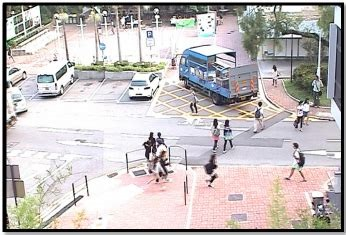
#> input picture questions/pedestrian.jpg, 346 x 235 px
$ python -i student.py   (imports and definitions only)
#> lines starting #> are read from the running program, lines starting #| are printed output that depends on the picture; after the words box and inside, x2 and y2 are one past the last pixel; in counts of white or black regions, pixels touching at a corner belong together
'''
@author: Prathmesh R Madhu.
For educational purposes only
'''
# -*- coding: utf-8 -*-
from __future__ import division

import skimage.io
import skimage.feature
import skimage.color
import skimage.transform
import skimage.util
import skimage.segmentation
import numpy as np

def generate_segments(im_orig, scale, sigma, min_size):
    """
    Task 1: Segment smallest regions by the algorithm of Felzenswalb.
    1.1. Generate the initial image mask using felzenszwalb algorithm
    1.2. Merge the image mask to the image as a 4th channel
    """
    ### YOUR CODE HERE ###
    segments_fz = skimage.segmentation.felzenszwalb( skimage.util.img_as_float(im_orig), scale=scale, sigma=sigma, min_size=min_size)
    im_orig=np.dstack((im_orig,segments_fz))
    print(im_orig.shape)

    return im_orig

def sim_colour(r1, r2):
    """
    2.1. calculate the sum of histogram intersection of colour
    """
    ### YOUR CODE HERE ###

    return sum([min(a, b) for a, b in zip(r1["colorHist"], r2["colorHist"])])


def sim_texture(r1, r2):
    """
    2.2. calculate the sum of histogram intersection of texture
    """
    ### YOUR CODE HERE ###

    return sum([min(a, b) for a, b in zip(r1["textureHist"], r2["textureHist"])])


def sim_size(r1, r2, imsize):
    """
    2.3. calculate the size similarity over the image
    """
    ### YOUR CODE HERE ###

    return 1 - (r1["size"] + r2["size"]) / imsize


def sim_fill(r1, r2, imsize):
    """
    2.4. calculate the fill similarity over the image
    """
    ### YOUR CODE HERE ###

    max_x = max(r1["max_x"], r2["max_x"])
    min_x = min(r1["min_x"], r2["min_x"])
    max_y = max(r1["max_y"], r2["max_y"])
    min_y = min(r1["min_y"], r2["min_y"])
    bbSize = (max_x - min_x) * (max_y - min_y)
    return 1 - (bbSize - r1["size"] - r2["size"]) / imsize

def calc_sim(r1, r2, imsize):
    return (sim_colour(r1, r2) + sim_texture(r1, r2)
            + sim_size(r1, r2, imsize) + sim_fill(r1, r2, imsize))

def calc_colour_hist(img):
    """
    Task 2.5.1
    calculate colour histogram for each region
    the size of output histogram will be BINS * COLOUR_CHANNELS(3)
    number of bins is 25 as same as [uijlings_ijcv2013_draft.pdf]
    extract HSV
    """
    BINS = 25
    hist = np.array([])
    ### YOUR CODE HERE ###
    for c in range(3):
        # h, _ = np.histogram(img[:, c], bins=BINS)
        # hist=np.append(hist,h)
        hist = np.concatenate(
            [hist] + [np.histogram(img[:, c], BINS, (0.0, 1.0))[0]])

    return hist/ len(img)

def calc_texture_gradient(img):
    """
    Task 2.5.2
    calculate texture gradient for entire image
    The original SelectiveSearch algorithm proposed Gaussian derivative
    for 8 orientations, but we will use LBP instead.
    output will be [height(*)][width(*)]
    Useful function: Refer to skimage.feature.local_binary_pattern documentation
    """
    ret = np.zeros((img.shape[0], img.shape[1], img.shape[2]))
    ### YOUR CODE HERE ###
    for i in range(3):
        ret[:, :, i] = skimage.feature.local_binary_pattern(img[:, :, i], P=8, R=1)
    return ret


def calc_texture_hist(img):
    """
    Task 2.5.3
    calculate texture histogram for each region
    calculate the histogram of gradient for each colours
    the size of output histogram will be
        BINS * ORIENTATIONS * COLOUR_CHANNELS(3)
    Do not forget to L1 Normalize the histogram
    """
    BINS = 10
    hist = np.array([])
    ### YOUR CODE HERE ###
    for c in range(3):
        # h, _ = np.histogram(img[:, c], bins=BINS)
        # hist=np.append(hist,h)
        hist = np.concatenate(
            [hist] + [np.histogram(img[:, c], BINS, (0.0, 1.0))[0]])
    return hist/ len(img)

def extract_regions(img):
    '''
    Task 2.5: Generate regions denoted as datastructure R
    - Convert image to hsv color map
    - Count pixel positions
    - Calculate the texture gradient
    - calculate color and texture histograms
    - Store all the necessary values in R.
    '''
    R = {}
    img_hsv=skimage.color.rgb2hsv(img[:,:,:-1])
    mask = img[:,:,-1]
    import matplotlib.pyplot as plt

    img_text = calc_texture_gradient(img[:,:,:-1])
    ### YOUR CODE HERE ###
    for i in range(np.max(mask)):
        y_all,x_all = np.where(mask==i)
        currentMask = mask==i
        R[i] = {
                    "labels": i,
                    "min_x": np.min(x_all),
                    "max_x": np.max(x_all),
                    "min_y": np.min(y_all),
                    "max_y": np.max(y_all),
                    "colorHist": calc_colour_hist(img_hsv[currentMask]),
                    "textureHist": calc_texture_hist(img_text[currentMask]),
                    "size": len(img_hsv[currentMask])
                }
    return R

def extract_neighbours(regions):

    def intersect(a, b):
        if (a["min_x"] < b["min_x"] < a["max_x"]
                and a["min_y"] < b["min_y"] < a["max_y"]) or (
            a["min_x"] < b["max_x"] < a["max_x"]
                and a["min_y"] < b["max_y"] < a["max_y"]) or (
            a["min_x"] < b["min_x"] < a["max_x"]
                and a["min_y"] < b["max_y"] < a["max_y"]) or (
            a["min_x"] < b["max_x"] < a["max_x"]
                and a["min_y"] < b["min_y"] < a["max_y"]):
            return True
        return False

    # Hint 1: List of neighbouring regions
    # Hint 2: The function intersect has been written for you and is required to check neighbours
    neighbours = []
    ### YOUR CODE HERE ###
    for r_a in regions.items():
        for r_b in regions.items():
            if intersect(r_a[1],r_b[1])and r_a[0]<r_b[0]:
                neighbours.append((r_a,r_b))
    return neighbours


def merge_regions(r1, r2):
    new_size = r1["size"] + r2["size"]
    rt = {}
    ### YOUR CODE HERE
    rt["size"] = new_size
    rt["max_x"] = max(r1["max_x"], r2["max_x"])
    rt["min_x"] = min(r1["min_x"], r2["min_x"])
    rt["max_y"] = max(r1["max_y"], r2["max_y"])
    rt["min_y"] = min(r1["min_y"], r2["min_y"])
    rt["colorHist"] = (r1["colorHist"] * r1["size"] + r2["colorHist"] * r2["size"]) / new_size
    rt["textureHist"] = (r1["textureHist"] * r1["size"] + r2["textureHist"] * r2["size"]) / new_size
    rt["labels"] = r1["labels"] + r2["labels"]
    return rt


def selective_search(image_orig, scale=1.0, sigma=0.8, min_size=50):
    '''
    Selective Search for Object Recognition" by J.R.R. Uijlings et al.
    :arg:
        image_orig: np.ndarray, Input image
        scale: int, determines the cluster size in felzenszwalb segmentation
        sigma: float, width of Gaussian kernel for felzenszwalb segmentation
        min_size: int, minimum component size for felzenszwalb segmentation

    :return:
        image: np.ndarray,
            image with region label
            region label is stored in the 4th value of each pixel [r,g,b,(region)]
        regions: array of dict
            [
                {
                    'rect': (left, top, width, height),
                    'labels': [...],
                    'size': component_size
                },
                ...
            ]
    '''

    # Checking the 3 channel of input image
    assert image_orig.shape[2] == 3, "Please use image with three channels."
    imsize = image_orig.shape[0] * image_orig.shape[1]

    # Task 1: Load image and get smallest regions. Refer to `generate_segments` function.
    image = generate_segments(image_orig, scale, sigma, min_size)

    if image is None:
        return None, {}

    # Task 2: Extracting regions from image
    # Task 2.1-2.4: Refer to functions "sim_colour", "sim_texture", "sim_size", "sim_fill"
    # Task 2.5: Refer to function "extract_regions". You would also need to fill "calc_colour_hist",
    # "calc_texture_hist" and "calc_texture_gradient" in order to finish task 2.5.
    R = extract_regions(image)

    # Task 3: Extracting neighbouring information
    # Refer to function "extract_neighbours"
    neighbours = extract_neighbours(R)

    # Calculating initial similarities
    S = {}
    for (ai, ar), (bi, br) in neighbours:
        S[(ai, bi)] = calc_sim(ar, br, imsize)

    # Hierarchical search for merging similar regions
    while S != {}:

        # Get highest similarity
        i, j = sorted(S.items(), key=lambda i: i[1])[-1][0]

        # Task 4: Merge corresponding regions. Refer to function "merge_regions"
        t = max(R.keys()) + 1.0
        R[t] = merge_regions(R[i], R[j])

        # Task 5: Mark similarities for regions to be removed
        ### YOUR CODE HERE ###
        temp = []
        for k in S.keys():
            if i in k or j in k:
                temp.append(k)

        # Task 6: Remove old similarities of related regions
        ### YOUR CODE HERE ###
        for k in temp:
            del S[k]

        # Task 7: Calculate similarities with the new region
        ### YOUR CODE HERE ###

        for (a, b) in temp:
            if (a, b) != (i, j):
                if a != i:
                    current = a
                elif b != j:
                    current = b
                S[(t, current)] = calc_sim(R[t], R[current], imsize)

    # Task 8: Generating the final regions from R
    regions = []
    ### YOUR CODE HERE ###
    for k, r in list(R.items()):
        regions.append({
            'rect': (
                r['min_x'], r['min_y'],
                r['max_x'] - r['min_x'], r['max_y'] - r['min_y']),
            'size': r['size'],
            'labels': r['labels']
        })

    return image, regions

>>> import cv2
>>> picture = cv2.cvtColor(cv2.imread('../questions/pedestrian.jpg'), cv2.COLOR_BGR2RGB)
>>> result = selective_search(picture)
#> in generate_segments, `segments_fz = skimage.segmentation.felzenszwalb( skimage.util.img_as_f..`:
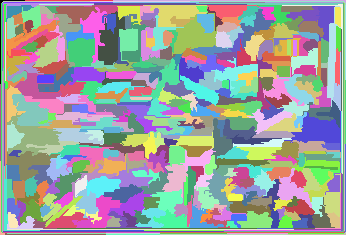
#> segments_fz: shape (235, 346) int64; 404 distinct labels, from 0 to 403; one colour per label, 0 black
#> in generate_segments, `im_orig=np.dstack((im_orig,segments_fz))`:
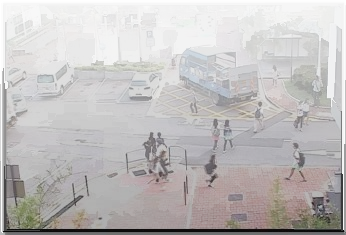
#> im_orig: shape (235, 346, 4) int64; mean R, G, B, A 191.9, 186.3, 185.8, 197.9; transparent parts drawn white
#| (235, 346, 4)
#> in extract_regions, `img_hsv=skimage.color.rgb2hsv(img[:,:,:-1])`: img_hsv: shape (235, 346, 3) float64; mean of channels 0, 1, 2 0.439, 0.112, 2.12e-17
#> after the loop in calc_texture_gradient, `for i in range(3):`:
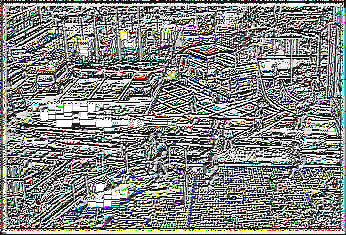
#> ret: shape (235, 346, 3) float64; mean of channels 0, 1, 2 133.1, 133.7, 133.9; drawn as B, G, R
#> the loop in extract_regions, `for i in range(np.max(mask)):` made 403 passes
#> pass 1, in extract_regions, `currentMask = mask==i`:
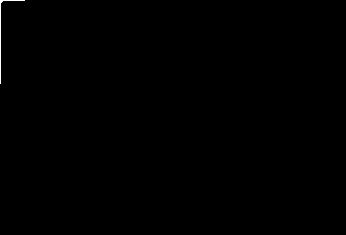
#> currentMask: shape (235, 346) bool; 0.14% white in thin lines or dots, all inside (x1, y1, x2, y2) = (0, 0, 25, 84)
#> pass 2, in extract_regions, `currentMask = mask==i`:
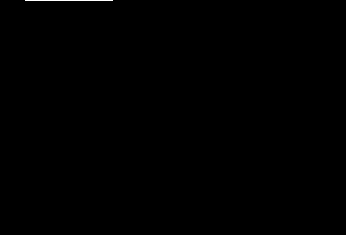
#> currentMask: shape (235, 346) bool; 0.11% white in thin lines or dots, all inside (x1, y1, x2, y2) = (25, 0, 113, 1)
#> pass 3, in extract_regions, `currentMask = mask==i`:
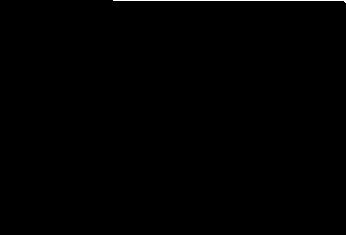
#> currentMask: shape (235, 346) bool; 0.29% white in thin lines or dots, all inside (x1, y1, x2, y2) = (113, 0, 346, 3)
#> after the loop in extract_regions, `for i in range(np.max(mask)):`: R = 403 items
#> after the loop in extract_neighbours, `for r_a in regions.items():`: neighbours = 1133 items
#> the loop in selective_search, `for (ai, ar), (bi, br) in neighbours:` made 1133 passes
#> (ai, bi) on passes 1 to 3: (0, 3), (0, 6), (0, 7)
#> the loop in selective_search, `while S != {}:` made 525 passes
#> (i, j, new_size in merge_regions) on passes 1 to 3: (2, 5, 393), (403, 5, 550), (368, 372, 266)
